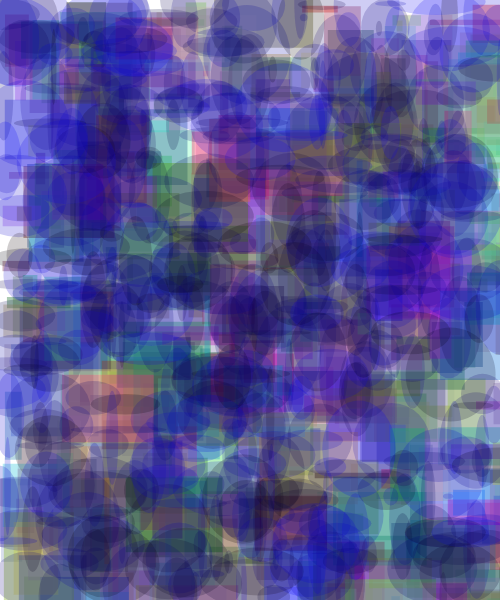
Frame 1 (no input)
Frame 60 (no input): identical to frame 1, image omitted
Frame 120 (the mouse pressed at the canvas centre since frame 60): identical to frame 1, image omitted

The p5.js sketch that drew this single still picture (run headless with seeded random() and noise() and a simulated clock; from frame 60 on, the mouse is pressed at the canvas centre):

// p5.js sketch
// ── sketch.js
var x, y, w, h;
var totalShapeCount = 500;


function setup() {
  createCanvas(500,600);
  
  var i = 0
  
  stroke(255, 50);
  for (i = 0; i < totalShapeCount; i++) {
    drawRandomShape("rectangle");
  }
  
  stroke (0, 50);
  for (i = 0; i < totalShapeCount; i++) {
  	 drawRandomShape("ellipse");
  }
}

function draw() {
  
}

function drawRandomShape(choice) {
  x = random(width);
  y = random(height);
  w = random(5, 100);
  h = random(5, 100);
  
  if (choice == "ellipse") {
    noStroke();
    fill(random(25), random(5), random(255), 50);
    ellipse(x, y, w, h);
  }
  else {
    noStroke();
    fill(random(255), random(255), random(255), 90);
    rect(x, y, w, h);
  }
}
